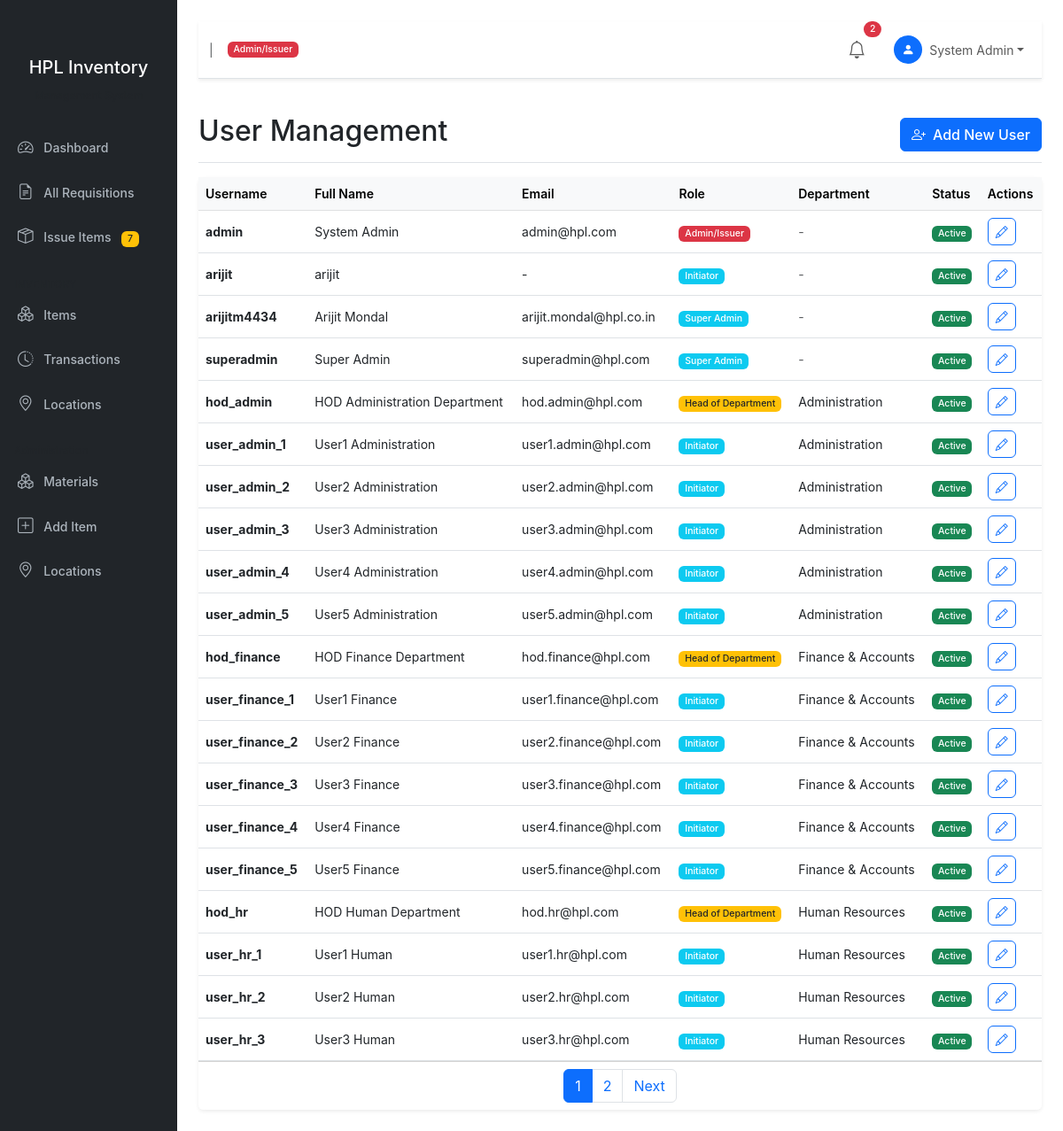
/users/ (signed in), run on the app's committed database.
### core/models.py (models this page shows, shortened)
class User(AbstractUser):
    ROLE_CHOICES = [
        ('initiator', 'Initiator'),
        ('hod', 'Head of Department'),
        ('admin', 'Admin/Issuer'),
        ('super_admin', 'Super Admin'),
    ]
    role = models.CharField(
        max_length=20,
        choices=ROLE_CHOICES,
        default='initiator',
        help_text="User role determines permissions and workflow capabilities"
    )
    department = models.ForeignKey(
        Department,
        on_delete=models.SET_NULL,
        null=True,
        blank=True,
        related_name='users',
        help_text="Department for HOD authorization scope"
    )
    employee_id = models.CharField(
        max_length=50,
        unique=True,
        blank=True,
        null=True,
        help_text="HPL Employee ID"
    )
    phone = models.CharField(max_length=20, blank=True, null=True)
    is_active = models.BooleanField(default=True)
    created_at = models.DateTimeField(auto_now_add=True)
    updated_at = models.DateTimeField(auto_now=True)
    class Meta:
        verbose_name = 'User'
        verbose_name_plural = 'Users'
        ordering = ['department', 'username']
    def get_full_name(self):
        if self.first_name and self.last_name:
            return f"{self.first_name} {self.last_name}"
        return self.username
    @property
    def is_super_admin(self):
        return self.role == 'super_admin'
    @property
    def is_hod(self):
        return self.role == 'hod'
    @property
    def is_admin(self):
        return self.role == 'admin'
    @property
    def is_initiator(self):
        return self.role == 'initiator'
    def get_pending_requisitions_count(self):
        if self.is_super_admin:
            from requisition.models import Requisition
            return Requisition.objects.filter(
                status__in=['pending_hod', 'authorized']
            ).count()
        elif self.is_hod:
            from requisition.models import Requisition
            return Requisition.objects.filter(
                status='pending_hod',
                initiator__department=self.department
            ).count()
        elif self.is_admin:
            from requisition.models import Requisition
            return Requisition.objects.filter(status='authorized').count()
        return 0

class Department(models.Model):
    name = models.CharField(max_length=100, unique=True)
    code = models.CharField(max_length=10, unique=True)
    is_active = models.BooleanField(default=True)
    created_at = models.DateTimeField(auto_now_add=True)
    updated_at = models.DateTimeField(auto_now=True)
    class Meta:
        verbose_name = 'Department'
        verbose_name_plural = 'Departments'
        ordering = ['name']

### core/views.py (the view)
# urls.py: path('users/', views.UserListView.as_view(), name='user_list'),
class UserListView(AdminRequiredMixin, ListView):
    model = User
    template_name = 'core/user_list.html'
    context_object_name = 'users'
    paginate_by = 20
    def get_queryset(self):
        return User.objects.select_related('department').all()
    def get_context_data(self, **kwargs):
        context = super().get_context_data(**kwargs)
        context['title'] = 'User Management'
        context['departments'] = Department.objects.filter(is_active=True)
        return context

### core/views.py (called while the page is built)
    def test_func(self):
        return self.request.user.is_admin or self.request.user.is_super_admin or self.request.user.is_superuser

### templates/core/user_list.html (shortened to what this page needs)
{% extends 'base.html' %}
{% block content %}
<div class="d-flex justify-content-between flex-wrap flex-md-nowrap align-items-center pt-3 pb-2 mb-3 border-bottom">
    <h1 class="h2">User Management</h1>
    <div class="btn-toolbar mb-2 mb-md-0">
        <a href="{% url 'core:user_create' %}" class="btn btn-primary">
            <i class="bi bi-person-plus me-2"></i>Add New User
        </a>
    </div>
</div>
<div class="card">
    <div class="card-body p-0">
        <div class="table-responsive">
            <table class="table table-hover mb-0">
                <thead class="table-light">
                    <tr>
                        <th>Username</th>
                        <th>Full Name</th>
                        <th>Email</th>
                        <th>Role</th>
                        <th>Department</th>
                        <th>Status</th>
                        <th>Actions</th>
                    </tr>
                </thead>
                <tbody>
                    {% for user in users %}
                    <tr>
                        <td>
                            <strong>{{ user.username }}</strong>
                        </td>
                        <td>{{ user.get_full_name }}</td>
                        <td>{{ user.email|default:"-" }}</td>
                        <td>
                            <span class="badge {% if user.is_admin %}bg-danger{% elif user.is_hod %}bg-warning text-dark{% else %}bg-info{% endif %}">
                                {{ user.get_role_display }}
                            </span>
                        </td>
                        <td>
                            {% if user.department %}
                            {{ user.department.name }}
                            {% else %}
                            <span class="text-muted">-</span>
                            {% endif %}
                        </td>
                        <td>
                            {% if user.is_active %}
                            <span class="badge bg-success">Active</span>
                            {% else %}
                            <span class="badge bg-secondary">Inactive</span>
                            {% endif %}
                        </td>
                        <td>
                            <a href="{% url 'core:user_update' user.pk %}" class="btn btn-sm btn-outline-primary">
                                <i class="bi bi-pencil"></i>
                            </a>
                        </td>
                    </tr>
                    {% endfor %}
                </tbody>
            </table>
        </div>
    </div>
    {% if is_paginated %}
    <div class="card-footer bg-white">
        <nav aria-label="Page navigation">
            <ul class="pagination justify-content-center mb-0">
                {% for num in page_obj.paginator.page_range %}
                {% if page_obj.number == num %}
                <li class="page-item active"><span class="page-link">{{ num }}</span></li>
                {% else %}
                <li class="page-item"><a class="page-link" href="?page={{ num }}">{{ num }}</a></li>
                {% endif %}
                {% endfor %}
                {% if page_obj.has_next %}
                <li class="page-item">
                    <a class="page-link" href="?page={{ page_obj.next_page_number }}">Next</a>
                </li>
                {% endif %}
            </ul>
        </nav>
    </div>
    {% endif %}
</div>
{% endblock %}

### templates/partials/navbar.html (shortened to what this page needs)
<nav class="navbar navbar-expand-lg navbar-light bg-white border-bottom mb-4">
    <div class="container-fluid">
        <div class="d-flex align-items-center">
            <span class="me-3 text-muted">|</span>
            <span class="badge {% if user.is_admin %}bg-danger{% elif user.is_hod %}bg-warning text-dark{% else %}bg-info{% endif %} me-2">
                {{ user.get_role_display }}
            </span>
        </div>
        <div class="collapse navbar-collapse justify-content-end">
            <ul class="navbar-nav align-items-center">
                <li class="nav-item dropdown me-3">
                    <a class="nav-link position-relative" href="#" role="button"
                       data-bs-toggle="dropdown" id="notificationDropdown">
                        <i class="bi bi-bell fs-5"></i>
                        <span class="position-absolute top-0 start-100 translate-middle badge rounded-pill bg-danger"
                              id="notificationBadge" style="display: none;">
                        </span>
                    </a>
                </li>
                <li class="nav-item dropdown">
                    <a class="nav-link dropdown-toggle d-flex align-items-center" href="#"
                       role="button" data-bs-toggle="dropdown">
                        <div class="bg-primary text-white rounded-circle d-flex align-items-center justify-content-center me-2"
                             style="width: 32px; height: 32px;">
                            <i class="bi bi-person-fill"></i>
                        </div>
                        <span>{{ user.get_full_name }}</span>
                    </a>
                </li>
            </ul>
        </div>
    </div>
</nav>

### static/css/style.css (style rules this page uses)
:root { --sidebar-width: 250px; --primary-color: #0d6efd; --secondary-color: #6c757d; --success-color: #198754; --warning-color: #ffc107; --danger-color: #dc3545; --info-color: #0dcaf0; }
body { font-family: -apple-system, BlinkMacSystemFont, 'Segoe UI', Roboto, 'Helvetica Neue', Arial, sans-serif; font-size: 14px; }
.card { border: none; box-shadow: 0 0.125rem 0.25rem rgba(0, 0, 0, 0.075); }
.table th { font-weight: 600; border-top: none; }
.table td { vertical-align: middle; }
.btn { font-weight: 500; border-radius: 0.375rem; }
.btn-primary { background-color: var(--primary-color); border-color: var(--primary-color); }
.badge { font-weight: 500; padding: 0.35em 0.65em; }
.navbar { box-shadow: 0 0.125rem 0.25rem rgba(0, 0, 0, 0.075); }

### data on the page
User: role "Admin/Issuer", get_full_name "System Admin", username "admin", email "admin@hpl.com", is_active "Active"
User: username "arijit", get_full_name "arijit", email "-", role "Initiator", is_active "Active"
User: username "arijitm4434", get_full_name "Arijit Mondal", email "arijit.mondal@hpl.co.in", role "Super Admin", is_active "Active"
User: username "superadmin", get_full_name "Super Admin", email "superadmin@hpl.com", role "Super Admin", is_active "Active"
User: username "hod_admin", get_full_name "HOD Administration Department", email "hod.admin@hpl.com", role "Head of Department", department.name "Administration", is_active "Active"
User: username "user_admin_1", get_full_name "User1 Administration", email "user1.admin@hpl.com", role "Initiator", department.name "Administration", is_active "Active"
User: username "user_admin_2", get_full_name "User2 Administration", email "user2.admin@hpl.com", role "Initiator", department.name "Administration", is_active "Active"
User: username "user_admin_3", get_full_name "User3 Administration", email "user3.admin@hpl.com", role "Initiator", department.name "Administration", is_active "Active"
User: username "user_admin_4", get_full_name "User4 Administration", email "user4.admin@hpl.com", role "Initiator", department.name "Administration", is_active "Active"
User: username "user_admin_5", get_full_name "User5 Administration", email "user5.admin@hpl.com", role "Initiator", department.name "Administration", is_active "Active"
User: username "hod_finance", get_full_name "HOD Finance Department", email "hod.finance@hpl.com", role "Head of Department", department.name "Finance & Accounts", is_active "Active"
User: username "user_finance_1", get_full_name "User1 Finance", email "user1.finance@hpl.com", role "Initiator", department.name "Finance & Accounts", is_active "Active"
User: username "user_finance_2", get_full_name "User2 Finance", email "user2.finance@hpl.com", role "Initiator", department.name "Finance & Accounts", is_active "Active"
User: username "user_finance_3", get_full_name "User3 Finance", email "user3.finance@hpl.com", role "Initiator", department.name "Finance & Accounts", is_active "Active"
User: username "user_finance_4", get_full_name "User4 Finance", email "user4.finance@hpl.com", role "Initiator", department.name "Finance & Accounts", is_active "Active"
User: username "user_finance_5", get_full_name "User5 Finance", email "user5.finance@hpl.com", role "Initiator", department.name "Finance & Accounts", is_active "Active"
User: username "hod_hr", get_full_name "HOD Human Department", email "hod.hr@hpl.com", role "Head of Department", department.name "Human Resources", is_active "Active"
User: username "user_hr_1", get_full_name "User1 Human", email "user1.hr@hpl.com", role "Initiator", department.name "Human Resources", is_active "Active"
User: username "user_hr_2", get_full_name "User2 Human", email "user2.hr@hpl.com", role "Initiator", department.name "Human Resources", is_active "Active"
User: username "user_hr_3", get_full_name "User3 Human", email "user3.hr@hpl.com", role "Initiator", department.name "Human Resources", is_active "Active"

### other printed values
{{ pending_count }} "7"
{{ num }} "1"
{{ num }} "2"
